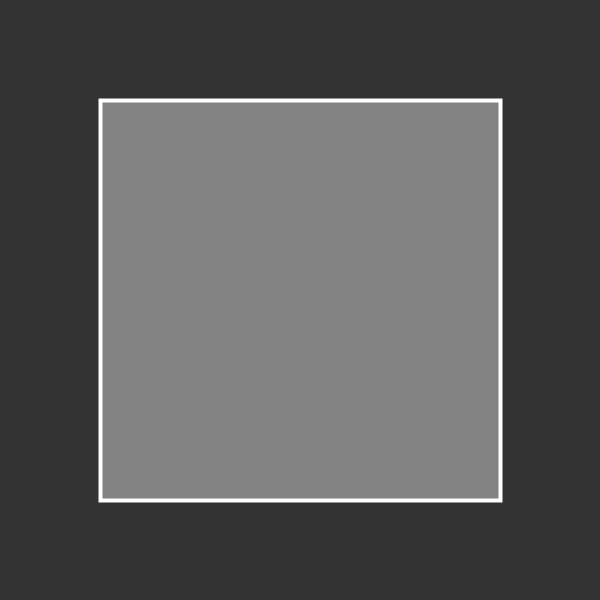
Frame 1 (no input)
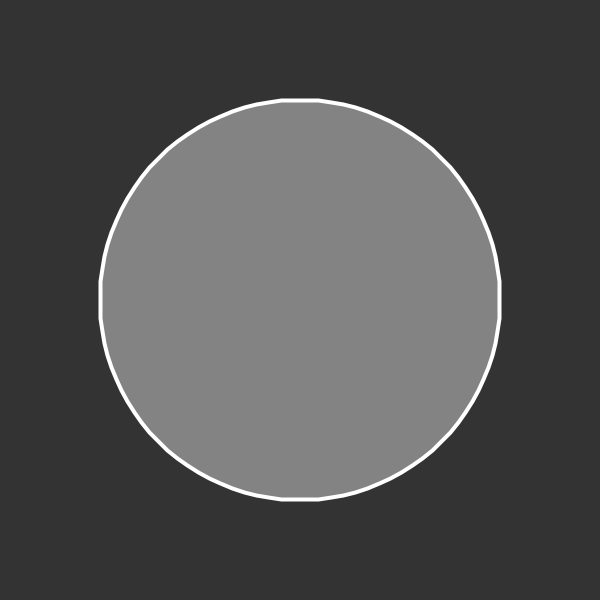
Frame 60 (the mouse pressed at the canvas centre just before this capture)
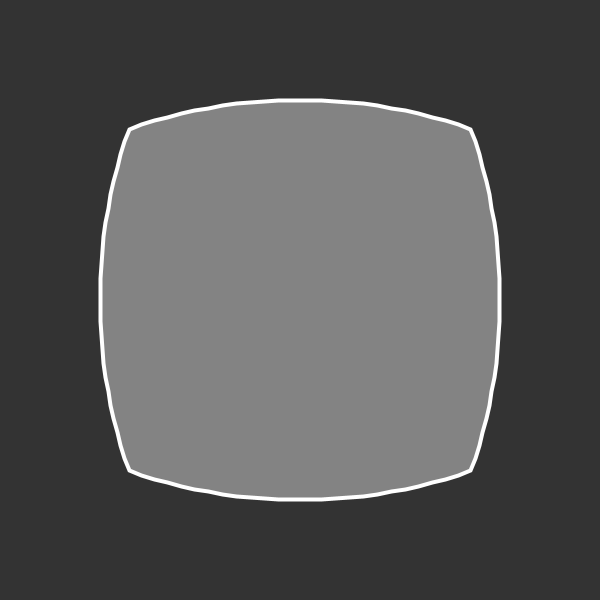
Frame 120 (the mouse held since frame 60 and released just before this capture)

The Processing sketch that drew these frames (run headless with seeded random() and noise(); from frame 60 on, the mouse is pressed at the canvas centre):

// Processing sketch: Morph
// ── Morph.pde
Morpher m;

float amt = 1;

void setup() {
  size(600, 600);
  m = new Morpher();
}

void draw() {
  amt = map(mouseX, 0, width, 0, 1);
  background(51);
  translate(width/2, height/2);
  m.show();
  m.update();
}

// ── d.pde
class Morpher {
  ArrayList<PVector> circle;
  ArrayList<PVector> square;

  ArrayList<PVector> current;

  Morpher() {
    circle = new ArrayList<PVector>();
    int total = 100;
    float da = TWO_PI/total;
    float r = 200;

    float newangle = -3*PI/4;
    for (float a = 0; a < TWO_PI; a += da) {
      PVector point = new PVector(cos(newangle), sin(newangle));
      point.mult(r);
      circle.add(point);
      newangle += da;
    }

    square = new ArrayList<PVector>();

    int side = total / 4;

    float x = -r;
    for (int i = 0; i < side; i++) {
      PVector v = new PVector(x, -r);
      x += r*2 / side;
      square.add(v);
    }

    float y = -r;
    for (int i = 0; i < side; i++) {
      PVector v = new PVector(r, y);
      y += r*2 / side;
      square.add(v);
    }

    x = r;
    for (int i = 0; i < side; i++) {
      PVector v = new PVector(x, r);
      x -= r*2 / side;
      square.add(v);
    }

    y = r;
    for (int i = 0; i < side; i++) {
      PVector v = new PVector(-r, y);
      y -= r*2 / side;
      square.add(v);
    }




    current = new ArrayList<PVector>();
    for (PVector v : square) {
      current.add(v.copy());
    }

    println(circle.size());
    println(square.size());
  }

  void update() {
    for (int i = 0; i < current.size(); i++) {
      PVector cv = circle.get(i); 
      PVector sv = square.get(i); 
      PVector v = PVector.lerp(cv, sv, amt);
      current.set(i, v);
    }
  }

  void show() {
    stroke(255);
    fill(255, 100);
    strokeWeight(4);
    beginShape();
    for (PVector v : current) {
      vertex(v.x, v.y);
    }
    endShape(CLOSE);
  }
}
